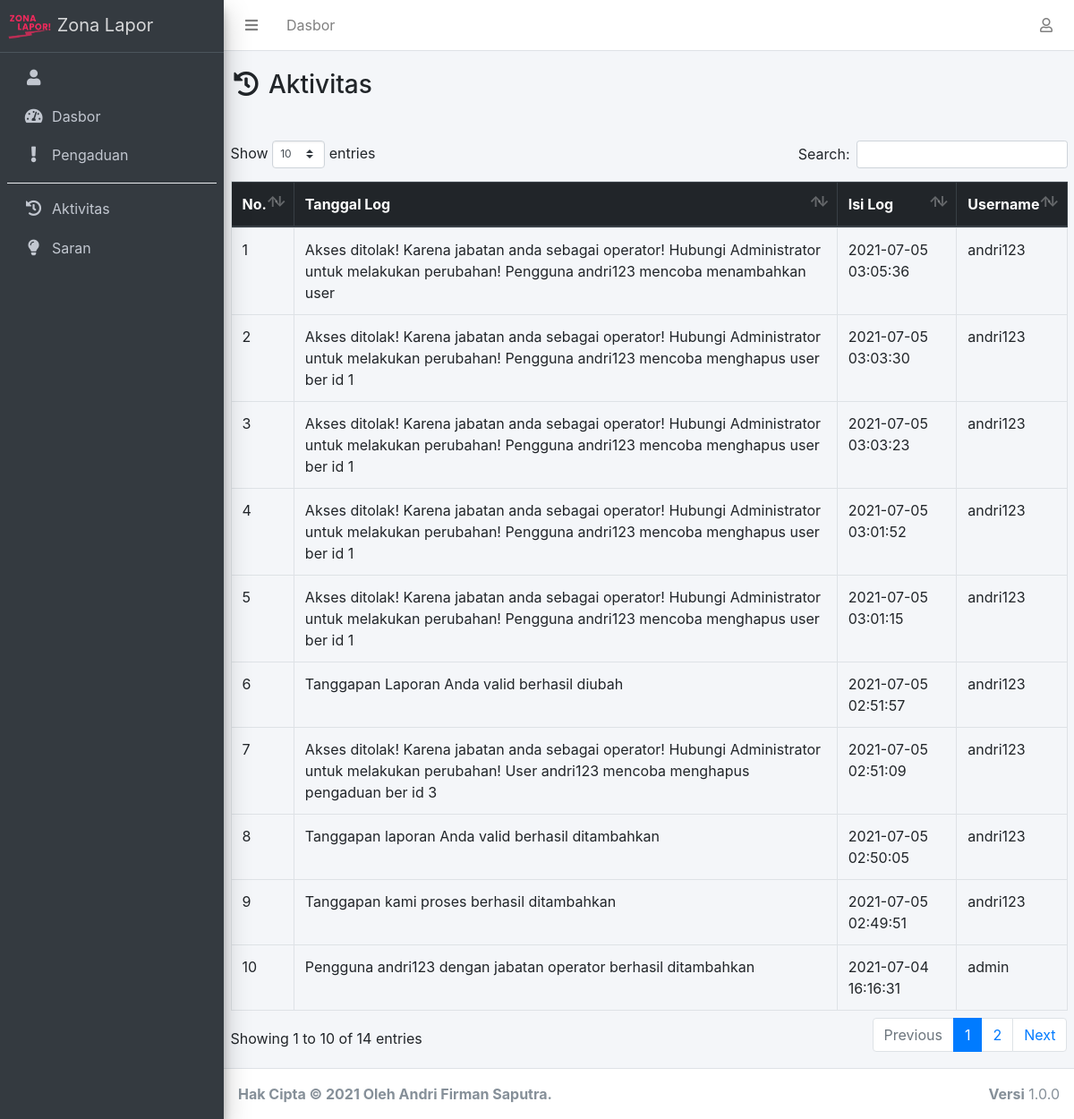
Page /index.php/log on the committed database.
### tables this page shows
CREATE TABLE `log` (
  `id_log` int(11) NOT NULL,
  `isi_log` text NOT NULL,
  `tgl_log` datetime NOT NULL,
  `id_user` int(11) NOT NULL
);

CREATE TABLE `user` (
  `id_user` int(11) NOT NULL,
  `nama` varchar(100) NOT NULL,
  `username` varchar(100) NOT NULL,
  `password` varchar(255) NOT NULL,
  `no_telepon` varchar(20) NOT NULL,
  `jabatan` enum('administrator','operator') NOT NULL
);

### application/controllers/Log.php (called while the page is built, shortened)
<?php
class Log extends CI_Controller
{
	public function __construct()
	{
		$this->load->model('Admin_model', 'admo');
		$this->load->model('Log_model', 'lomo');
	}
	public function index()
	{
		$data['dataUser']	= $this->admo->getDataUserAdmin();
		$data['title'] 		= 'Riwayat';
		$data['log']   		= $this->lomo->getLog();
		$this->load->view('templates/header-admin', $data);
		$this->load->view('log/index', $data);
		$this->load->view('templates/footer-admin', $data);
	}
}

### index.php (called while the page is built, shortened)
<?php
require_once BASEPATH.'core/CodeIgniter.php';

### application/models/Log_model.php (called while the page is built, shortened)
<?php
class Log_model extends CI_Model
{
	public function getLog()
	{
		$this->db->join('user', 'user.id_user=log.id_user');
		$this->db->order_by('tgl_log', 'desc');
		return $this->db->get('log')->result_array();
	}
}

### application/views/log/index.php (the view)
<div class="container">
	<div class="row justify-content-center py-3">
		<div class="col-lg header-title">
			<h3><i class="fas fa-fw fa-history"></i> Aktivitas</h3>
		</div>
	</div>
	<div class="row py-3">
		<div class="col-lg">
			<div class="table-responsive">
				<table class="table table-bordered" id="table_id">
					<thead class="thead-dark">
						<tr>
							<th>No.</th>
							<th>Tanggal Log</th>
							<th>Isi Log</th>
							<th>Username</th>
						</tr>
					</thead>
					<tbody>
						<?php $i = 1; ?>
						<?php foreach ($log as $dl): ?>
							<tr>
								<td><?= $i++; ?></td>
								<td><?= $dl['isi_log']; ?></td>
								<td><?= $dl['tgl_log']; ?></td>
								<td><?= $dl['username']; ?></td>
							</tr>
						<?php endforeach ?>
					</tbody>
				</table>
			</div>
		</div>
	</div>
</div>

### assets/css/zona_lapor.css (style rules this page uses)
.header-title { margin: 5px 0; text-align: center; }
@media (min-width: 992px) { .header-title { margin: 5px 0; text-align: left; } }

### rows in the picture
log: isi_log "Akses ditolak! Karena jabatan anda sebagai operator! Hubungi Administrator untuk melakukan perubahan! Pengguna andri123 mencoba menambahkan user", tgl_log "2021-07-05 03:05:36", id_user.username "andri123"
log: isi_log "Akses ditolak! Karena jabatan anda sebagai operator! Hubungi Administrator untuk melakukan perubahan! Pengguna andri123 mencoba menghapus user ber id 1", tgl_log "2021-07-05 03:03:30", id_user.username "andri123"
log: isi_log "Akses ditolak! Karena jabatan anda sebagai operator! Hubungi Administrator untuk melakukan perubahan! Pengguna andri123 mencoba menghapus user ber id 1", tgl_log "2021-07-05 03:03:23", id_user.username "andri123"
log: isi_log "Akses ditolak! Karena jabatan anda sebagai operator! Hubungi Administrator untuk melakukan perubahan! Pengguna andri123 mencoba menghapus user ber id 1", tgl_log "2021-07-05 03:01:52", id_user.username "andri123"
log: isi_log "Akses ditolak! Karena jabatan anda sebagai operator! Hubungi Administrator untuk melakukan perubahan! Pengguna andri123 mencoba menghapus user ber id 1", tgl_log "2021-07-05 03:01:15", id_user.username "andri123"
log: isi_log "Tanggapan Laporan Anda valid berhasil diubah", tgl_log "2021-07-05 02:51:57", id_user.username "andri123"
log: isi_log "Akses ditolak! Karena jabatan anda sebagai operator! Hubungi Administrator untuk melakukan perubahan! User andri123 mencoba menghapus pengaduan ber id 3", tgl_log "2021-07-05 02:51:09", id_user.username "andri123"
log: isi_log "Tanggapan laporan Anda valid berhasil ditambahkan", tgl_log "2021-07-05 02:50:05", id_user.username "andri123"
log: isi_log "Tanggapan kami proses berhasil ditambahkan", tgl_log "2021-07-05 02:49:51", id_user.username "andri123"
log: isi_log "Pengguna andri123 dengan jabatan operator berhasil ditambahkan", tgl_log "2021-07-04 16:16:31", id_user.username "admin"
